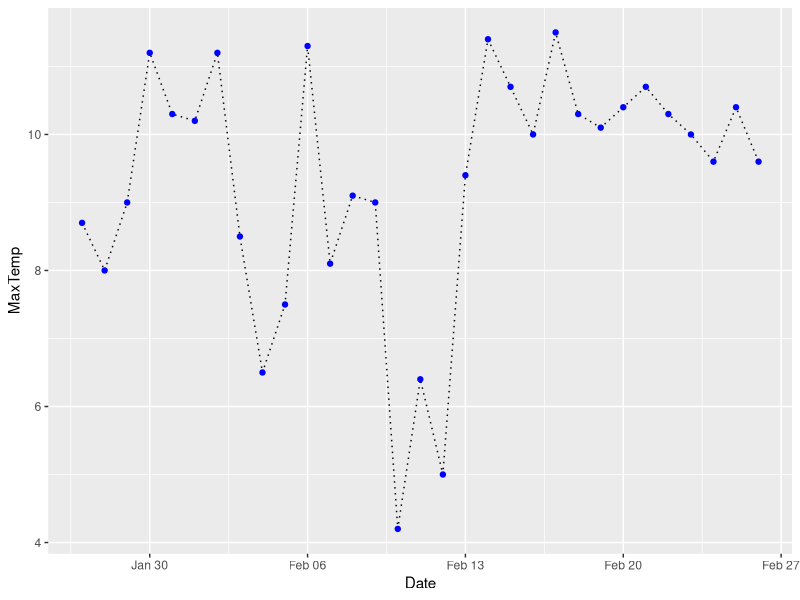
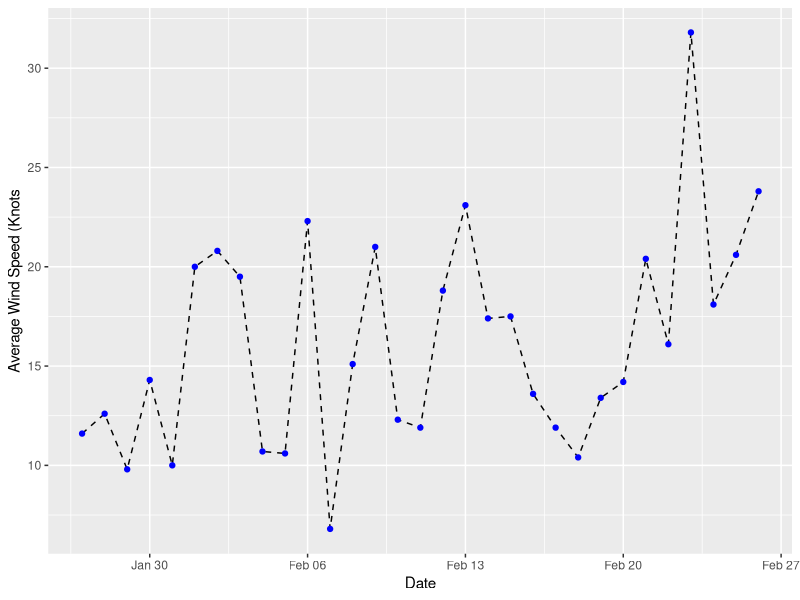
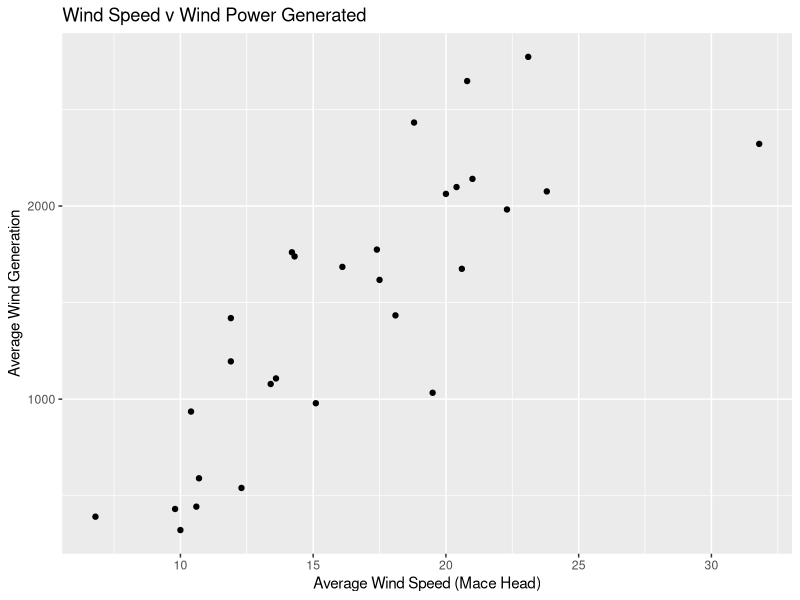
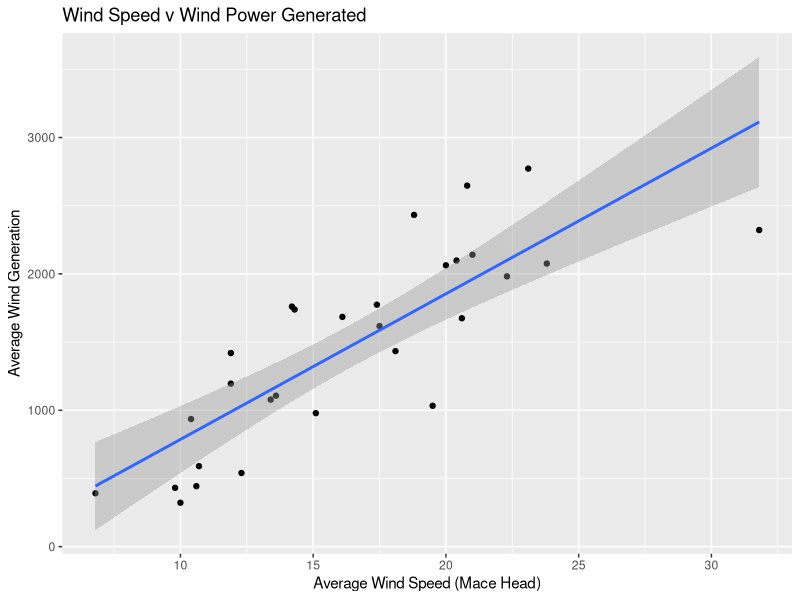
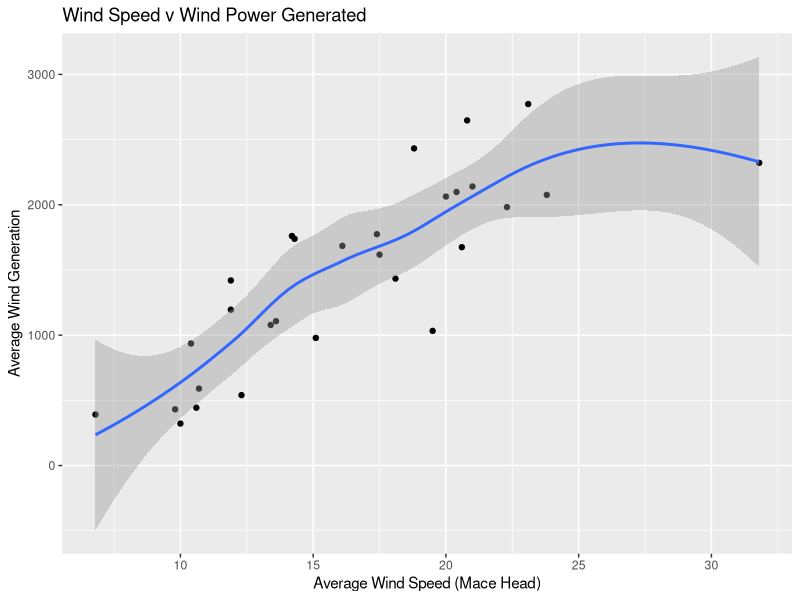

Source code (R) for these figures, in order:
library(ggplot2)
library(dplyr)
library(tidyr)
library(lubridate)
library(readxl)



ener <- read_excel("datasets/energy/IrelandData January 2017.xlsx")

ener <- mutate(ener, DateTime    =  ymd_hms(DateTime),
                     HourOfDay   =  hour(DateTime),
                     MinuteOfDay =  minute(DateTime),
                     DayOfWeek   =  wday(DateTime,label=T))


ener <- separate(ener,DateTime,c("Date","Time"),sep=" ",remove=F)

weather <- read_excel("datasets/energy/Mac Head Wind Data.xlsx")

weather <- mutate(weather,Date = ymd(Date))

avr_daily_wind <- ener %>% group_by(Date) %>% 
  summarise(AverageWindGeneration=mean(Wind)) %>%
  mutate(Date=ymd(Date))

ggplot(data = weather,mapping = aes(x=Date,y=MaxTemp)) +
  geom_line(linetype="dotted") + geom_point(colour="blue") +
  xlab("Date") + ylab("MaxTemp")

ggplot(data = weather,mapping = aes(x=Date,y=AVRWind)) +
  geom_line(linetype="dashed") + geom_point(colour="blue") +
  xlab("Date") + ylab("Average Wind Speed (Knots")

gen_weather <- left_join(avr_daily_wind,weather) %>% 
                select(Date,AVRWind,AverageWindGeneration)

ggplot(data = gen_weather,mapping = aes(x=AVRWind,y=AverageWindGeneration)) +
  geom_point() +
  xlab("Average Wind Speed (Mace Head)") + ylab("Average Wind Generation") + 
  ggtitle("Wind Speed v Wind Power Generated")

ggplot(data = gen_weather,mapping = aes(x=AVRWind,y=AverageWindGeneration)) +
  geom_point() +
  geom_smooth(method = "lm",se=T)+
  xlab("Average Wind Speed (Mace Head)") + ylab("Average Wind Generation") + 
  ggtitle("Wind Speed v Wind Power Generated")

ggplot(data = gen_weather,mapping = aes(x=AVRWind,y=AverageWindGeneration)) +
  geom_point() +
  geom_smooth()+
  xlab("Average Wind Speed (Mace Head)") + ylab("Average Wind Generation") + 
  ggtitle("Wind Speed v Wind Power Generated")



mod <- lm(data = gen_weather,AverageWindGeneration~AVRWind)



p1 <- predict(mod,newdata = data.frame(AVRWind=25))

p2 <- predict(mod,newdata = data.frame(AVRWind=30))




